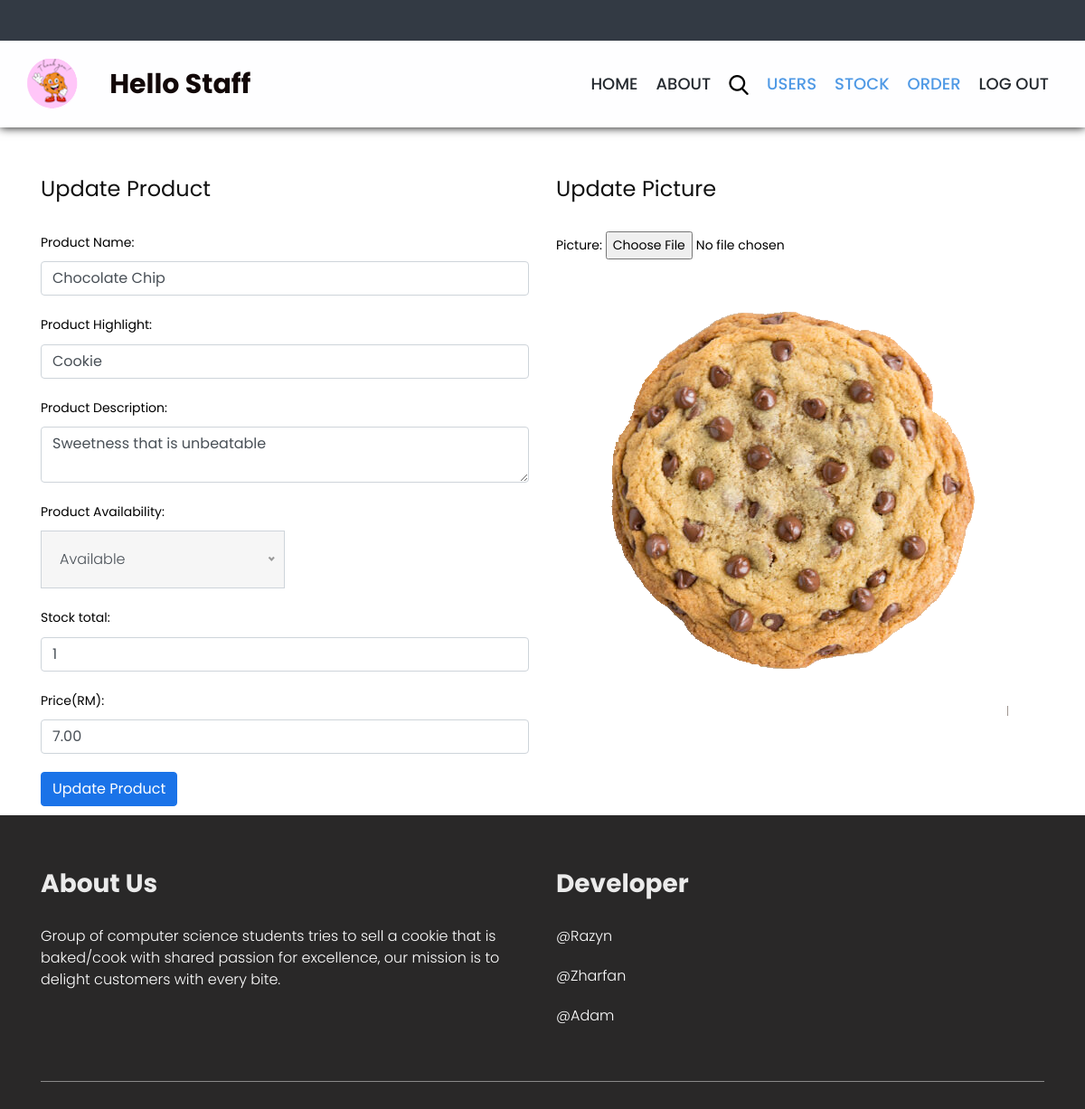
The page /staff/updateStock.php?update=3 on the database its author committed.
### tables this page shows
CREATE TABLE Product (
  product_ID INT(4) NOT NULL AUTO_INCREMENT PRIMARY KEY,
  product_Name VARCHAR(20) NOT NULL,
  product_Description VARCHAR(100) NOT NULL,
  product_Highlight VARCHAR(100) NOT NULL,
  product_Status VARCHAR(20) NOT NULL,
  product_Stock INT(3) NOT NULL,
  product_Price DECIMAL(10,2) NOT NULL,
  picture VARCHAR(100) NOT NULL
);

### staff/updateStock.php (the view, shortened to what this page needs)
<?php
include('../reusableCodes/connectdb.php');
if (isset($_GET['update'])) {
    $productID = $_GET['update'];
    $sql = "SELECT * FROM product WHERE product_ID = $productID";
    $query = mysqli_query($conn, $sql);
    if (mysqli_num_rows($query) > 0) {
        $userData = mysqli_fetch_array($query);
    } else {
        echo "Product not found!";
        exit();
    }
} else {
    echo "Invalid request!";
    exit();
}
?>
<!DOCTYPE html>
<html lang="en">
<head>
    <?php include '../reusableCodes/headerMeta1in.php';?>
</head>
<body>
    <?php include '../reusableCodes/headerStaff.php';?>
    <div class="update_profile_section layout_padding">
        <div class="container">
            <div class="row">
                <div class="col-md-6">
                    <h1 class="update_text">Update Product</h1>
                    <form method="POST" action="saveProduct.php">
                        <div class="form-group">
                            <label for="name">Product Name:</label>
                            <input type="text" class="form-control" id="name" name="name" value="<?php echo $userData[1];?>">
                        </div>
                        <div class="form-group">
                            <label for="highlight">Product Highlight:</label>
                            <input type="text" class="form-control" id="highlight" name="highlight" value="<?php echo $userData[3];?>">
                        </div>
                        <div class="form-group">
                            <label for="desc">Product Description:</label>
                            <textarea class="form-control" id="desc" name="desc"><?php echo $userData[2];?></textarea>
                        </div>
                        <div class="form-group">
                            <label for="status">Product Availability:</label>
                        </div>
                        <div class="form-group">
                            <label for="stock">Stock total:</label>
                            <input type="number" class="form-control" id="stock" name="stock" value="<?php echo $userData[5];?>" min="0">
                        </div>
                        <div class="form-group">
                            <label for="price">Price(RM):</label>
                            <input type="number" class="form-control" id="price" name="price" value="<?php echo $userData[6];?>" min="0">
                        </div>
                        <button type="submit" class="btn btn-primary" name="update_product">Update Product</button>
                    </form>
                </div>
                <div class="col-md-6">
                    <h1 class="update_text">Update Picture</h1>
                    <div class="form-group">
                        <label for="picture">Picture:</label>
                        <input type="file" name="file" id="file" required>
                        <img src="../images/cookies/<?php echo $userData[7];?>" width="500" height="500">
                    </div>
                </div>
            </div>
        </div>
    </div>
    <?php include '../reusableCodes/footer1in.php';?>
</body>
</html>

### css/style.css (style rules this page uses)
*, *::after, *::before { box-sizing: border-box !important; }
html { scroll-behavior: smooth; }
body { color: #000000; font-size: 14px; font-family: Poppins, sans-serif; line-height: 1.80857; font-weight: normal; overflow-x: hidden; }
h1, h2, h3, h4, h5, h6 { letter-spacing: 0; font-weight: normal; position: relative; padding: 0 0 10px 0; font-weight: normal; line-height: normal; color: #111111; margin: 0 }
h1 { font-size: 24px }
img { max-width: 100%; height: auto; }
.update_profile_section { padding: 60px 0; }
.update_text { margin-bottom: 20px; }
.form-group { margin-bottom: 20px; }
.btn-primary { background-color: #1a73e8; border-color: #1a73e8; margin-bottom: 10px; }
button { border: 0; margin: 0; padding: 0; cursor: pointer; }
.layout_padding { padding-top: 50px; padding-bottom: 0px; }

### rows shown on the page
product: name "Chocolate Chip", highlight "Cookie", desc "Sweetness that is unbeatable", stock "1", price "7.00", picture (picture)
